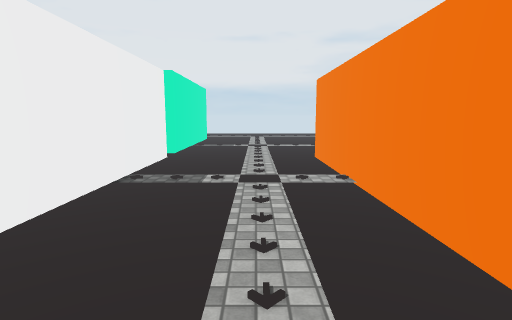
view 1 (above)

22 first-person views from a walk through a Unity game level. The camera is 1.5 m above the floor, tilts 8° down and sees 80° across. The floor is counted in squares, 1 m on a side. Each view is taken from the middle of a square. On the plan, view 1 faces up. The plan holds only what a view shows up to about 15 squares ahead; the rest is blank. The place goes on beyond the plan. The player character is not drawn. Surface patterns are stand-ins for the level's own textures.

view 2
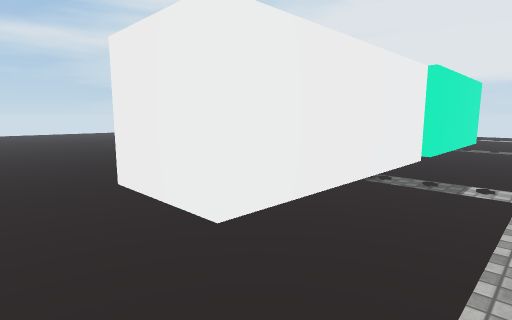

view 3
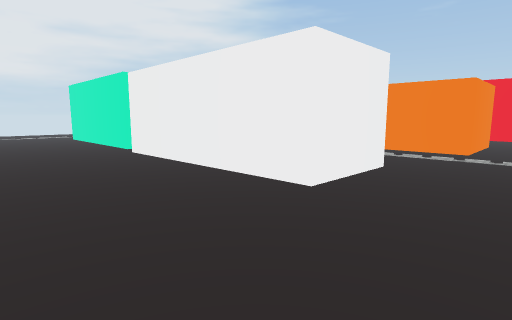

view 4
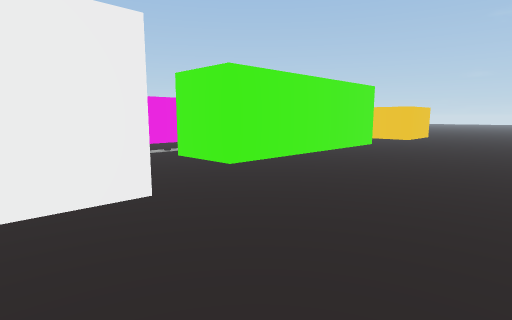

view 5
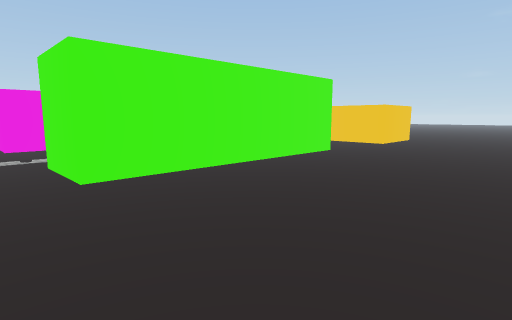

view 6
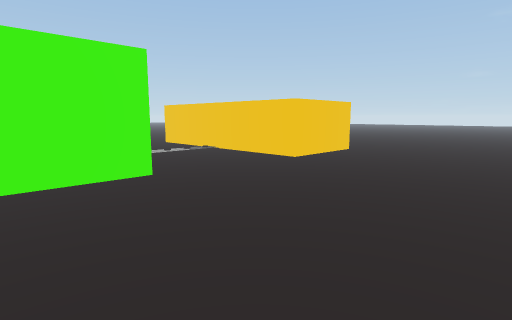

view 7
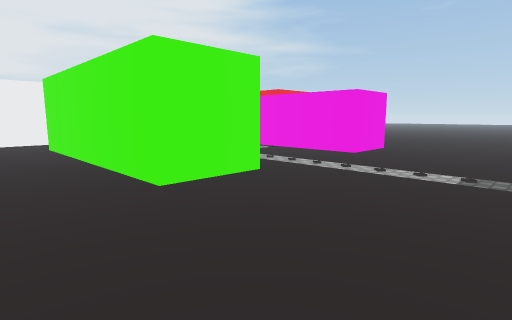

view 8
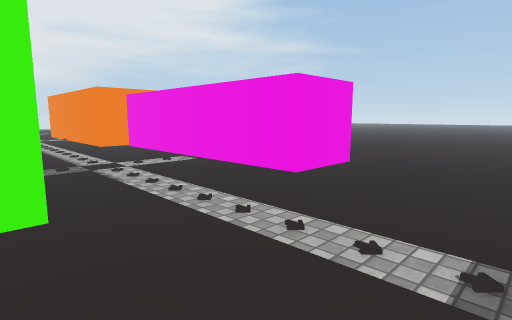

view 9
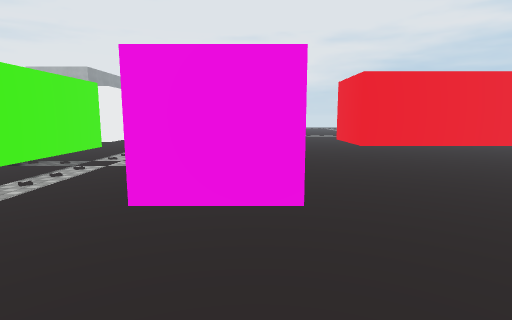

view 10
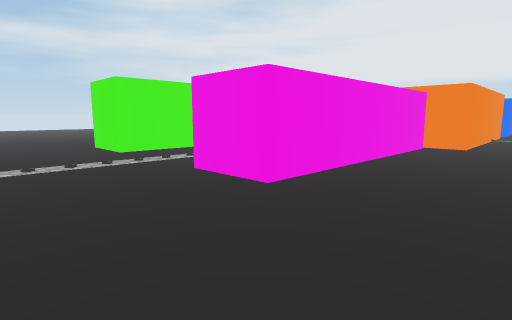

view 11
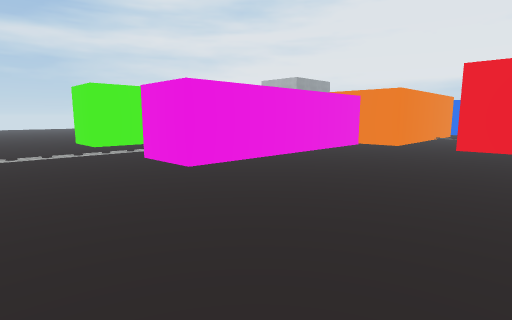

view 12
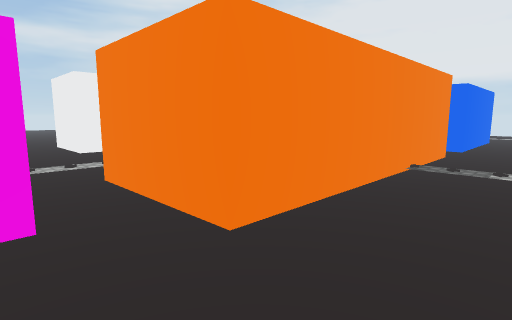

view 13
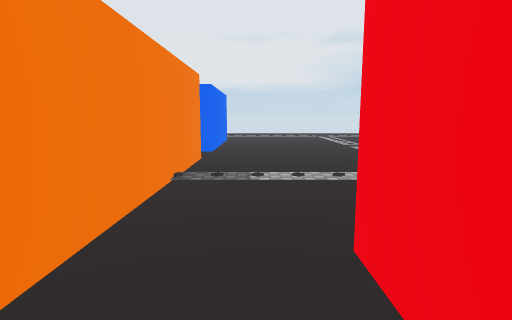

view 14
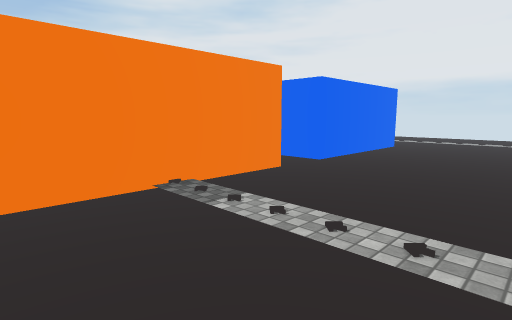

view 15
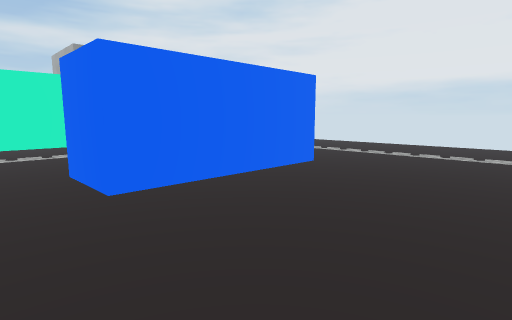

view 16
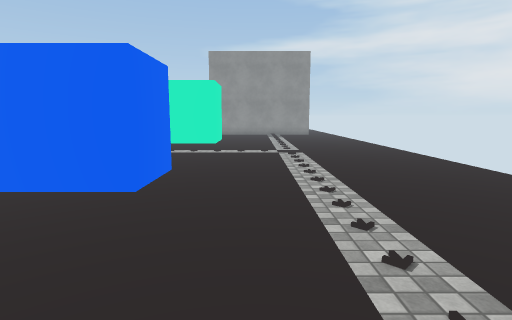

view 17
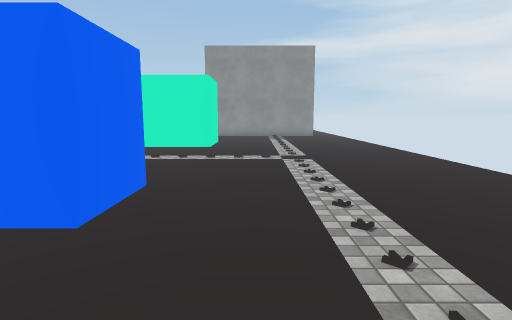

view 18
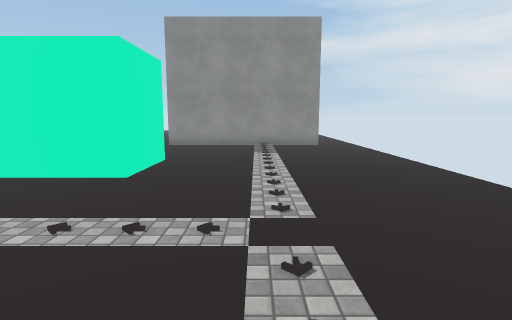

view 19
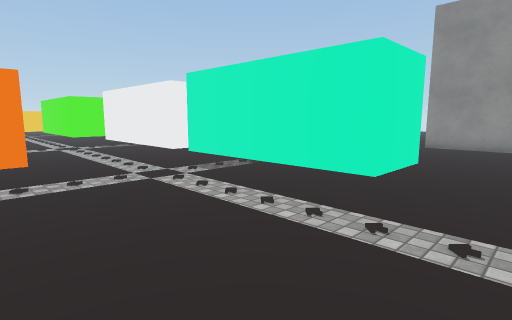

view 20
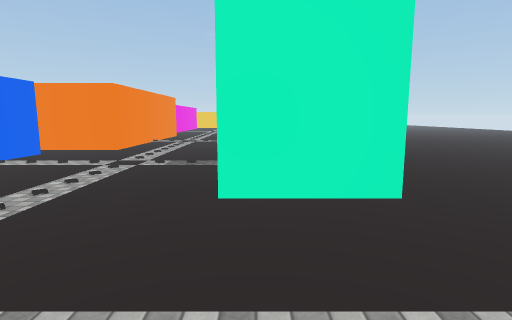

view 21
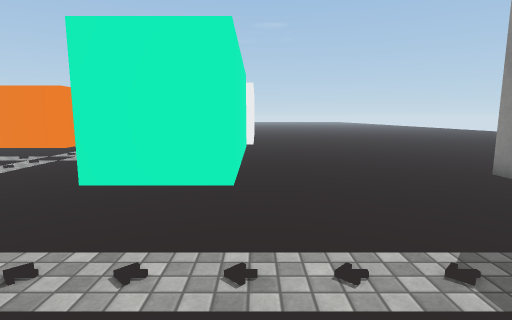

view 22
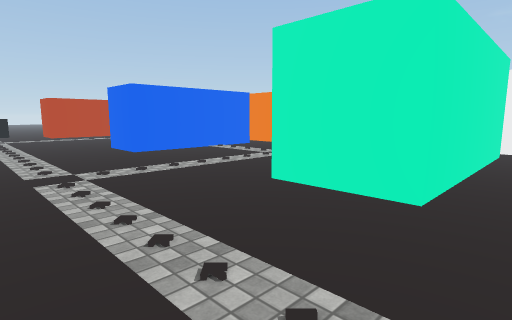

### Floor plan
Points are (right, up) in squares from view 1. A wall is a line through its corners. A room is listed if a view was taken in it or the views show most of it. See-through windows are left out.
Room 1 (views 1, 2, 3, 4, 5, 6, 7, 8, 9, 10, 11, 12, 13, 14, 15, 16, 17, 18, 19, 20, 21, 22)
walls: (-4.2, 11.2) (-3.3, 11.2) (-3.3, 2.5) (-6.9, 2.5) (-6.9, 11.2); (-2.2, -0.8) (-2.2, -10.4) (-5.1, -10.4) (-5.1, -0.8) (-2.2, -0.8); (-6.5, 12.4) (-6.5, 20.8) (-3.3, 20.8) (-3.3, 12.5) (-3.8, 12.5); (7, 12.1) (7, 1.5) (2.4, 1.5) (2.4, 12.1) (5.9, 12.1); (5.8, -0.4) (5.8, -10.4) (3, -10.4) (3, -0.4) (4, -0.4); (7.2, 14) (4.5, 14) (4.5, 20.6) (7.2, 20.6); (10, 2) (10, 4); (13.5, -0.4) (10, -0.4) (10, 0.1); (7, 20.8) (7, 13.9); (-5.1, -16.5) (-5.1, -16.1) (0.4, -16.1)

Positions as (right, up) in squares from view 1, and headings:
1: (0, 0), facing up
2: (0, 0), facing up-left
3: (-12, -1), facing up-right
4: (-12, 5), facing down-right
5: (-12, 1), facing down-right
6: (-12, -7), facing down-right
7: (-8, -16), facing up-right
8: (-3, -15), facing up-right
9: (5, -15), facing up
10: (10, -15), facing up-left
11: (13, -15), facing up-left
12: (10, -1), facing up-left
13: (9, 1), facing up
14: (13, 5), facing up-left
15: (13, 12), facing up-left
16: (13, 23), facing left
17: (11, 23), facing left
18: (4, 24), facing left
19: (4, 24), facing down-left
20: (-4, 26), facing down
21: (-7, 27), facing down
22: (-8, 26), facing down-right
